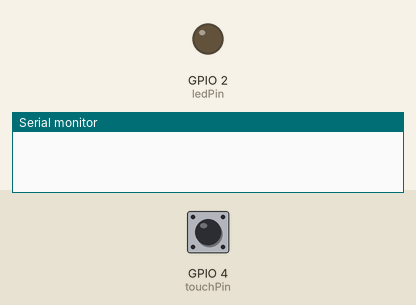
Bench run of a sketch on a simulated ESP32. Shown: output pins drawn as LEDs (lit = HIGH), the last lines printed to the serial monitor. Inputs (shaded band) come from the test bench; at power-on: GPIO 4 (touchPin) HIGH.

Above: at 1.2 s.
1.3 s: GPIO 4 (touchPin) pulled LOW for 0.15 s
At 1.6 s:
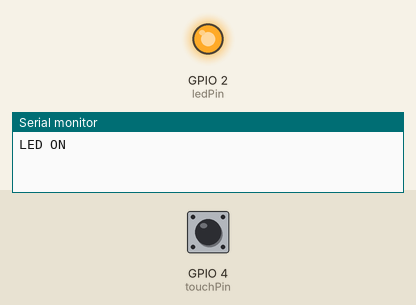
2.9 s: GPIO 4 (touchPin) pulled LOW for 1 s
At 4.2 s:
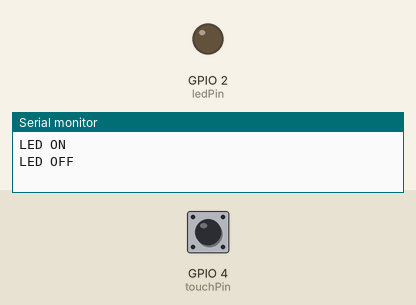
5.4 s: GPIO 4 (touchPin) pulled LOW for 3.2 s
At 6.0 s:
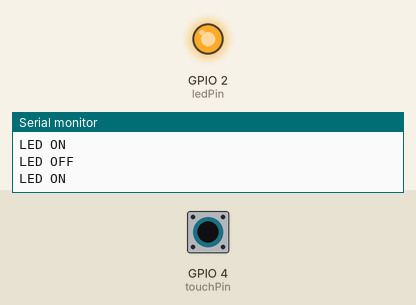
Timing chart, 0 to 8.4 s (numbered marks = the images above; inputs shaded):
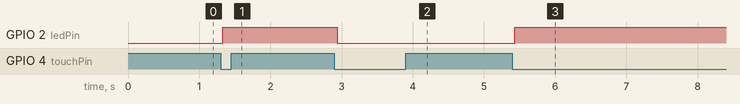

Measured:
- after the input at 1.3 s, GPIO 2 (ledPin): LOW → HIGH at once
- after the input at 2.9 s, GPIO 2 (ledPin): HIGH → LOW at once
- after the input at 5.4 s, GPIO 2 (ledPin): LOW → HIGH at once

The sketch:

ex04.ino
```cpp
const int touchPin = 4;      // 触摸引脚 (例如 GPIO 4 / T0)
const int ledPin = 2;        // LED 引脚 (例如 ESP32 自带的蓝色LED引脚 2)
const int threshold = 30;    // 触摸阈值（根据你的实际板子测试调整，通常触摸时<30）

bool ledState = false;       // 布尔型状态变量，记录LED当前是亮还是灭
bool lastTouchState = false; // 记录上一次的触摸状态

void setup() {
  pinMode(ledPin, OUTPUT);
  digitalWrite(ledPin, LOW); // 初始状态为灭
  Serial.begin(9600);
}

void loop() {
  // 读取当前触摸值，如果小于阈值认为被触摸 (true)
  bool currentTouchState = touchRead(touchPin) < threshold;

  // 边沿检测：上一次没摸 (!lastTouchState)，并且这一次摸了 (currentTouchState)
  if (currentTouchState && !lastTouchState) {
    delay(30); // 软件防抖：延时一小段时间再次确认

    // 再次确认是否真的被触摸
    if (touchRead(touchPin) < threshold) {
      ledState = !ledState;           // 翻转 LED 的状态 (自锁逻辑)
      digitalWrite(ledPin, ledState); // 更新 LED 实际状态
      Serial.println(ledState ? "LED ON" : "LED OFF");
    }
  }

  // 更新上一次的状态，供下一次循环使用
  lastTouchState = currentTouchState;
  delay(10); // 短暂延时，避免循环过快
}
```
